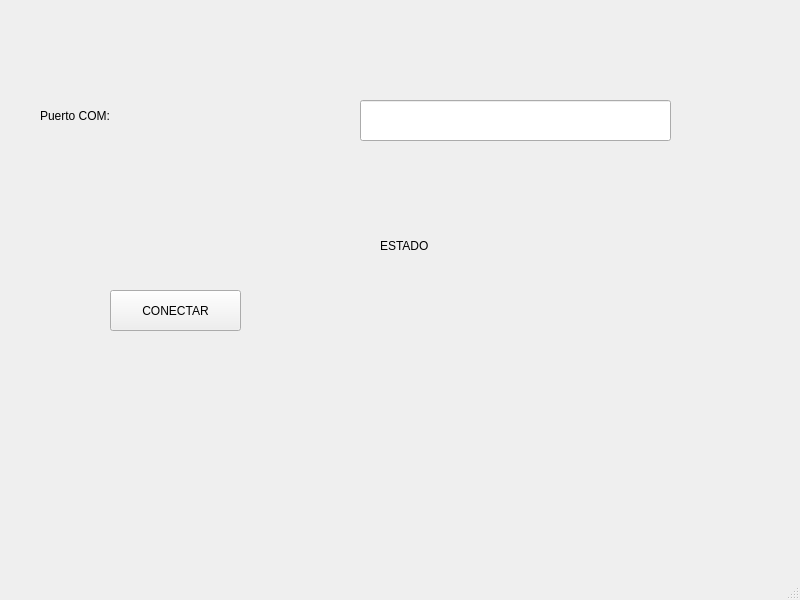
<?xml version="1.0" encoding="UTF-8"?>
<ui version="4.0">
 <class>MainWindow</class>
 <widget class="QMainWindow" name="MainWindow">
  <property name="geometry">
   <rect>
    <x>0</x>
    <y>0</y>
    <width>800</width>
    <height>600</height>
   </rect>
  </property>
  <property name="windowTitle">
   <string>MainWindow</string>
  </property>
  <widget class="QWidget" name="centralwidget">
   <widget class="QLineEdit" name="txt_com">
    <property name="geometry">
     <rect>
      <x>360</x>
      <y>100</y>
      <width>311</width>
      <height>41</height>
     </rect>
    </property>
   </widget>
   <widget class="QLabel" name="txt_com1">
    <property name="geometry">
     <rect>
      <x>40</x>
      <y>90</y>
      <width>141</width>
      <height>51</height>
     </rect>
    </property>
    <property name="styleSheet">
     <string notr="true">font: 75 12pt &quot;MS Shell Dlg 2&quot;;</string>
    </property>
    <property name="text">
     <string>Puerto COM:</string>
    </property>
   </widget>
   <widget class="QLabel" name="txt_estado">
    <property name="geometry">
     <rect>
      <x>380</x>
      <y>230</y>
      <width>201</width>
      <height>31</height>
     </rect>
    </property>
    <property name="styleSheet">
     <string notr="true">font: 75 12pt &quot;MS Shell Dlg 2&quot;;</string>
    </property>
    <property name="text">
     <string>ESTADO</string>
    </property>
   </widget>
   <widget class="QPushButton" name="btn_accion">
    <property name="geometry">
     <rect>
      <x>110</x>
      <y>290</y>
      <width>131</width>
      <height>41</height>
     </rect>
    </property>
    <property name="text">
     <string>CONECTAR</string>
    </property>
   </widget>
  </widget>
  <widget class="QMenuBar" name="menubar">
   <property name="geometry">
    <rect>
     <x>0</x>
     <y>0</y>
     <width>800</width>
     <height>26</height>
    </rect>
   </property>
  </widget>
  <widget class="QStatusBar" name="statusbar"/>
 </widget>
 <resources/>
 <connections/>
</ui>
